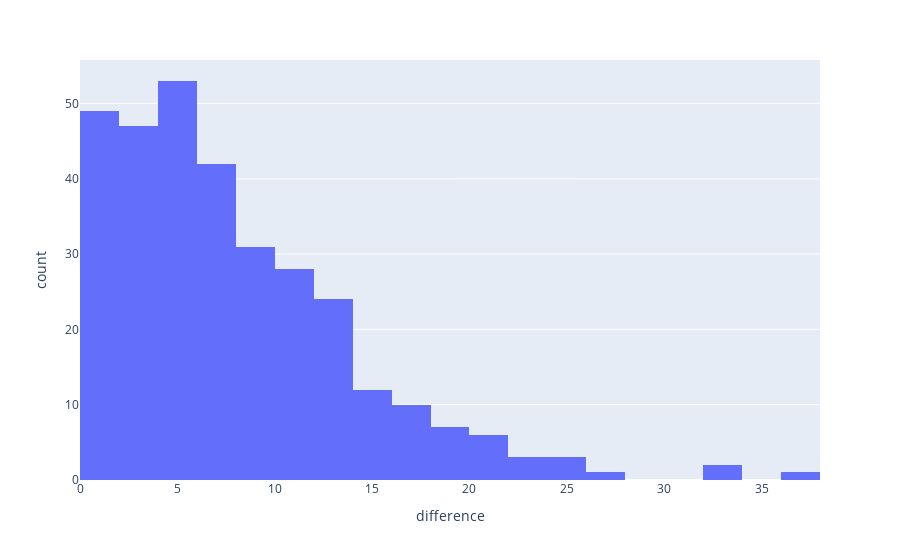

Notebook code cell kept with this figure:
### Code cell
fig = px.histogram(x=predictions['abs_diff'], labels={
    'x': 'difference'
})

# nth percentile difference (Lower number better)
print(predictions.quantile(q=0.75)['abs_diff'])
print('Percent acceptable: ' + str(len(predictions[predictions['abs_diff'] < 5]) / len(predictions) * 100))

fig.show()

### Figure 1 — Plotly figure (JSON) as saved in the notebook; plotly's stock layout.template omitted (floating-point values rounded to 4 significant figures; data arrays with more than 128 entries replaced by an {"elided": "..."} marker saying what was removed)
{"data": [{"alignmentgroup": "True", "bingroup": "x", "hovertemplate": "difference=%{x}<br>count=%{y}<extra></extra>", "legendgroup": "", "marker": {"color": "#636efa", "pattern": {"shape": ""}}, "name": "", "offsetgroup": "", "orientation": "v", "showlegend": false, "type": "histogram", "x": {"elided": "319 float values"}, "xaxis": "x", "yaxis": "y"}], "layout": {"barmode": "relative", "legend": {"tracegroupgap": 0}, "margin": {"t": 60}, "xaxis": {"anchor": "y", "domain": [0, 1], "title": {"text": "difference"}}, "yaxis": {"anchor": "x", "domain": [0, 1], "title": {"text": "count"}}}}
